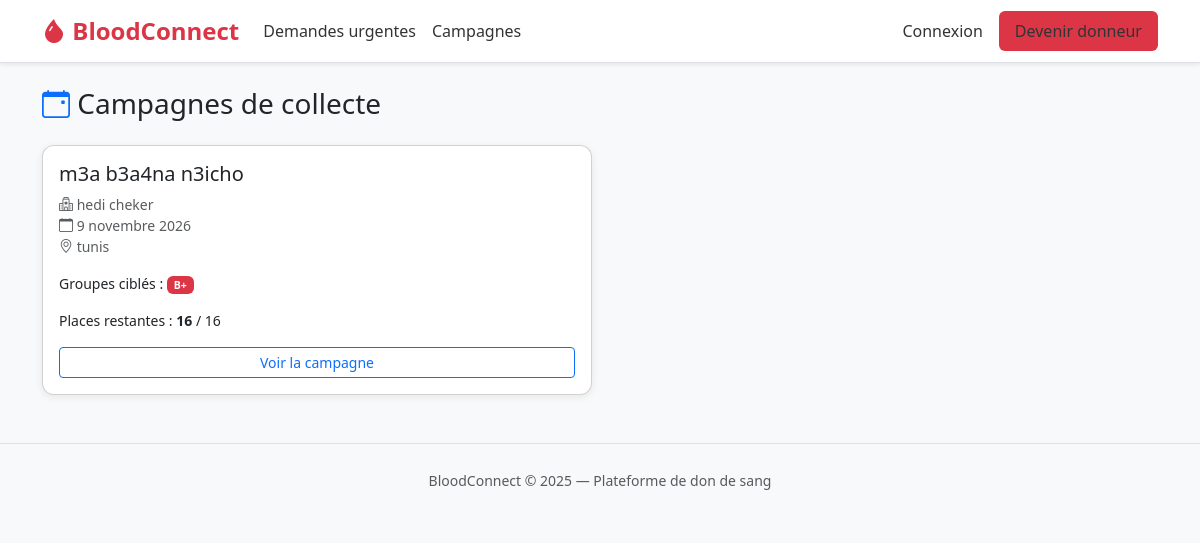
Page /campagnes/ on the committed database.
### core/models.py (models this page shows, shortened)
class Campagne(models.Model):
    hopital = models.ForeignKey(Hopital, on_delete=models.CASCADE, related_name='campagnes')
    nom = models.CharField(max_length=200)
    date = models.DateField()
    lieu = models.CharField(max_length=200)
    groupes_cibles = models.JSONField(default=list, help_text="Liste de groupes sanguins ciblés")
    capacite_totale = models.PositiveIntegerField()
    def places_restantes(self):
        inscrits = self.inscriptions.count()
        return max(0, self.capacite_totale - inscrits)

class Hopital(models.Model):
    user = models.OneToOneField(User, on_delete=models.CASCADE, related_name='hopital')
    nom = models.CharField(max_length=200)
    adresse = models.TextField()
    ville = models.CharField(max_length=100)
    numero_agrement = models.CharField(max_length=50, unique=True)
    valide = models.BooleanField(default=False)

### core/views/campagne_views.py (the view)
# urls.py: path('', campagne_views.liste_campagnes, name='liste_campagnes'),
def liste_campagnes(request):
    campagnes = Campagne.objects.filter(
        date__gte=timezone.now().date()
    ).select_related('hopital').order_by('date')
    paginator = Paginator(campagnes, 6)
    page_number = request.GET.get('page')
    page_obj = paginator.get_page(page_number)
    return render(request, 'campagnes/liste.html', {
        'campagnes': page_obj,
        'page_obj': page_obj,
    })

### templates/campagnes/liste.html (shortened to what this page needs)
{% extends 'base.html' %}
{% block content %}
<h3 class="mb-4"><i class="bi bi-calendar-event text-primary"></i> Campagnes de collecte</h3>
<div class="row g-3">
  {% for campagne in campagnes %}
    <div class="col-md-6">
      <div class="card h-100">
        <div class="card-body">
          <h5 class="card-title">{{ campagne.nom }}</h5>
          <p class="text-muted small">
            <i class="bi bi-hospital"></i> {{ campagne.hopital.nom }}<br>
            <i class="bi bi-calendar"></i> {{ campagne.date }}<br>
            <i class="bi bi-geo-alt"></i> {{ campagne.lieu }}
          </p>
          <p class="small">
            Groupes ciblés :
            {% for g in campagne.groupes_cibles %}
              <span class="badge bg-danger">{{ g }}</span>
            {% endfor %}
          </p>
          <p class="small">Places restantes : <strong>{{ campagne.places_restantes }}</strong> / {{ campagne.capacite_totale }}</p>
          <a href="{% url 'detail_campagne' campagne.pk %}" class="btn btn-outline-primary btn-sm w-100">Voir la campagne</a>
        </div>
      </div>
    </div>
  {% empty %}
    <div class="col-12">
      <div class="alert alert-info">Aucune campagne à venir pour le moment.</div>
    </div>
  {% endfor %}
</div>
{% endblock %}

### templates/base.html (style rules this page uses)
body { background-color: #f8f9fa; }
.card { border-radius: 12px; box-shadow: 0 2px 8px rgba(0,0,0,0.08); }

### rows in the picture
Campagne: nom "m3a b3a4na n3icho", hopital.nom "hedi cheker", date "9 novembre 2026", lieu "tunis", groupes_cibles "B+", places_restantes "16", capacite_totale "16"
